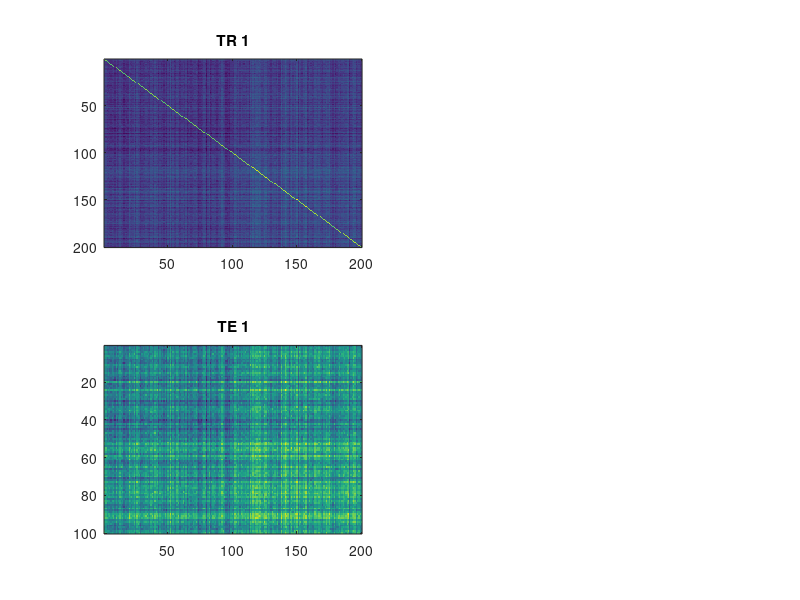

MATLAB code to generate this figure: (Note: this script raises an error after producing the figure.)
% simple test harness for prt_machine
%
% $Id$

%% test setup
featuresAsKernelMatrix=true;
useMultipleKernels=false;

%% generate data

Ntr=200;                % number of training vectors
D=1000;                    % dimensionality of the feature vectors
Nte=100;                 % number of testing vectors
classOffset=0.01;       % higher value = easier problem

if useMultipleKernels==true
    
    t_d.train={[rand(Ntr/2,D); rand(Ntr/2,D)+classOffset]; [randn(Ntr/2,D); randn(Ntr/2,D)+classOffset] };
    t_d.test={[rand(Nte/2,D); rand(Nte/2,D)+classOffset]; [randn(Nte/2,D); randn(Nte/2,D)+classOffset] };
else
    t_d.train={[rand(Ntr/2,D); rand(Ntr/2,D)+classOffset]};
    t_d.test={[rand(Nte/2,D); rand(Nte/2,D)+classOffset]};
end

% can also label class1=2 class2=1 to be perverse
t_d.tr_targets=([ones(Ntr/2,1)*1 ; ones(Ntr/2,1)*2]);
te_targets=([ones(Nte/2,1)*1 ; ones(Nte/2,1)*2]);

if featuresAsKernelMatrix==true
    if useMultipleKernels==true
        t_d.test={t_d.test{1}*t_d.train{1}';t_d.test{2}*t_d.train{2}'};
        t_d.train={t_d.train{1}*t_d.train{1}';t_d.train{2}*t_d.train{2}'};
    else
        t_d.test={t_d.test{1}*t_d.train{1}'};
        t_d.train={t_d.train{1}*t_d.train{1}'};
    end
end

figure;
subplot(221); imagesc(t_d.train{1}); title('TR 1');
subplot(223); imagesc(t_d.test{1}); title('TE 1');
if useMultipleKernels==true
    subplot(222); imagesc(t_d.train{2}); title('TR 2');
    subplot(224); imagesc(t_d.test{2}); title('TE 2');
end

if featuresAsKernelMatrix==true
    t_d.usebf=true;
else
    t_d.usebf=false;
end

%% prepare machine
%myMachine.function='prt_machine_svm_bin';
myMachine.function='prt_machine_RT_bin';

if ~isempty(strfind(myMachine.function,'svm_bin'))
    if featuresAsKernelMatrix==true
        myMachine.args='-s 0 -t 4';
    else
        myMachine.args='-s 0 -t 0';
    end
else
    myMachine.args=[601];
end

testCov=[];

%% potentially annoy the code
% 1: by removing libSVM, we might causes the code to point at the biostats
%toolbox's version of svmtrain instead
%rmpath('/Users/Richiardi/_skool/matlabTools/libsvm/'); 
% 2: by removing biostats toolbox, we're 
%rmpath('/Applications/_sciEng/MATLAB_R2011a.app/toolbox/bioinfo/biolearning');

%% run
tic
% OLD fomat
%output = prt_machine(train,test,testCov,myLabs,myMachine,featuresAsKernelMatrix);
output = prt_machine(t_d,myMachine);
toc

% eval 
figure; plot(te_targets,'g-','LineWidth',3); hold on;
plot(output.predictions,'k:','LineWidth',2);
plot(output.func_val,'b--','LineWidth',2); 
legend('true labels','hard prediction','soft prediction');
grid on
acc=sum(output.predictions==te_targets)/numel(te_targets)
title([myMachine.function ' - ' num2str(acc,'%2.2f')],'Interpreter','none');
